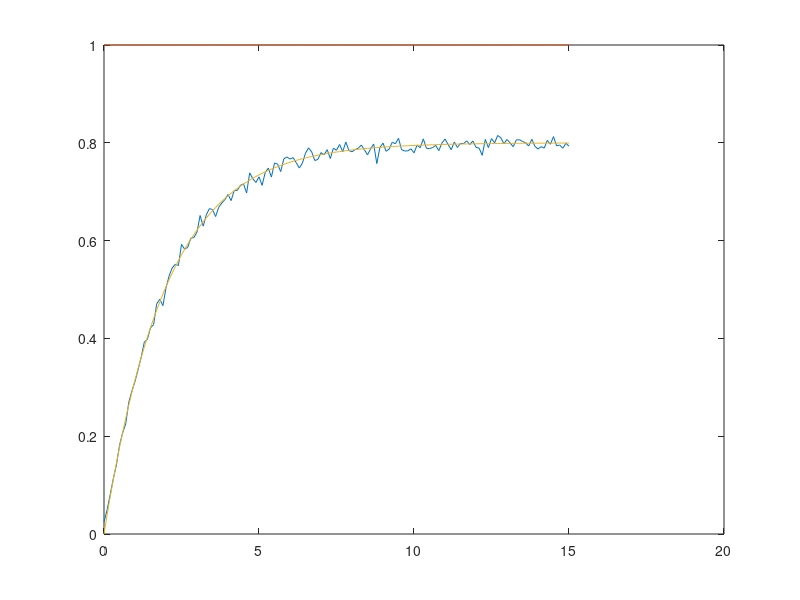

Reproduce this figure in MATLAB.
clear all
close all
clc
k=0.8;
tal=2;
t=0:0.1:15;
num=[k/tal];
den=[1 1/tal];
u=ones(1,length(t));
G=tf(num,den);
figure()
y=lsim(G,u,t);
yn=y+0.01*randn(length(t),1);
plot(t,yn)
hold on
plot(t,u)
hold on
tal1=2;
k1=0.8;
num1=[k1/tal1];
den1=[1 1/tal1];
G1=tf(num1,den1);
yest=lsim(G1,u,t);
plot(t,yest)